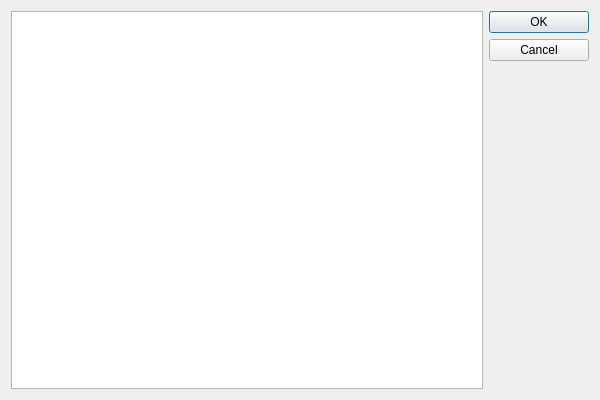
<?xml version="1.0" encoding="UTF-8"?>
<ui version="4.0">
 <class>ContestLoad</class>
 <widget class="QDialog" name="ContestLoad">
  <property name="geometry">
   <rect>
    <x>0</x>
    <y>0</y>
    <width>600</width>
    <height>400</height>
   </rect>
  </property>
  <property name="sizePolicy">
   <sizepolicy hsizetype="Maximum" vsizetype="Minimum">
    <horstretch>0</horstretch>
    <verstretch>0</verstretch>
   </sizepolicy>
  </property>
  <property name="minimumSize">
   <size>
    <width>600</width>
    <height>400</height>
   </size>
  </property>
  <property name="windowTitle">
   <string>Contest load</string>
  </property>
  <layout class="QHBoxLayout" name="horizontalLayout">
   <item>
    <widget class="QListWidget" name="listWidget">
     <property name="sizePolicy">
      <sizepolicy hsizetype="Minimum" vsizetype="Minimum">
       <horstretch>0</horstretch>
       <verstretch>0</verstretch>
      </sizepolicy>
     </property>
    </widget>
   </item>
   <item>
    <widget class="QDialogButtonBox" name="buttonBox">
     <property name="sizePolicy">
      <sizepolicy hsizetype="Minimum" vsizetype="Minimum">
       <horstretch>0</horstretch>
       <verstretch>0</verstretch>
      </sizepolicy>
     </property>
     <property name="maximumSize">
      <size>
       <width>100</width>
       <height>16777215</height>
      </size>
     </property>
     <property name="orientation">
      <enum>Qt::Vertical</enum>
     </property>
     <property name="standardButtons">
      <set>QDialogButtonBox::Cancel|QDialogButtonBox::Ok</set>
     </property>
    </widget>
   </item>
  </layout>
 </widget>
 <resources/>
 <connections>
  <connection>
   <sender>buttonBox</sender>
   <signal>accepted()</signal>
   <receiver>ContestLoad</receiver>
   <slot>accept()</slot>
   <hints>
    <hint type="sourcelabel">
     <x>248</x>
     <y>254</y>
    </hint>
    <hint type="destinationlabel">
     <x>157</x>
     <y>274</y>
    </hint>
   </hints>
  </connection>
  <connection>
   <sender>buttonBox</sender>
   <signal>rejected()</signal>
   <receiver>ContestLoad</receiver>
   <slot>reject()</slot>
   <hints>
    <hint type="sourcelabel">
     <x>316</x>
     <y>260</y>
    </hint>
    <hint type="destinationlabel">
     <x>286</x>
     <y>274</y>
    </hint>
   </hints>
  </connection>
 </connections>
</ui>
